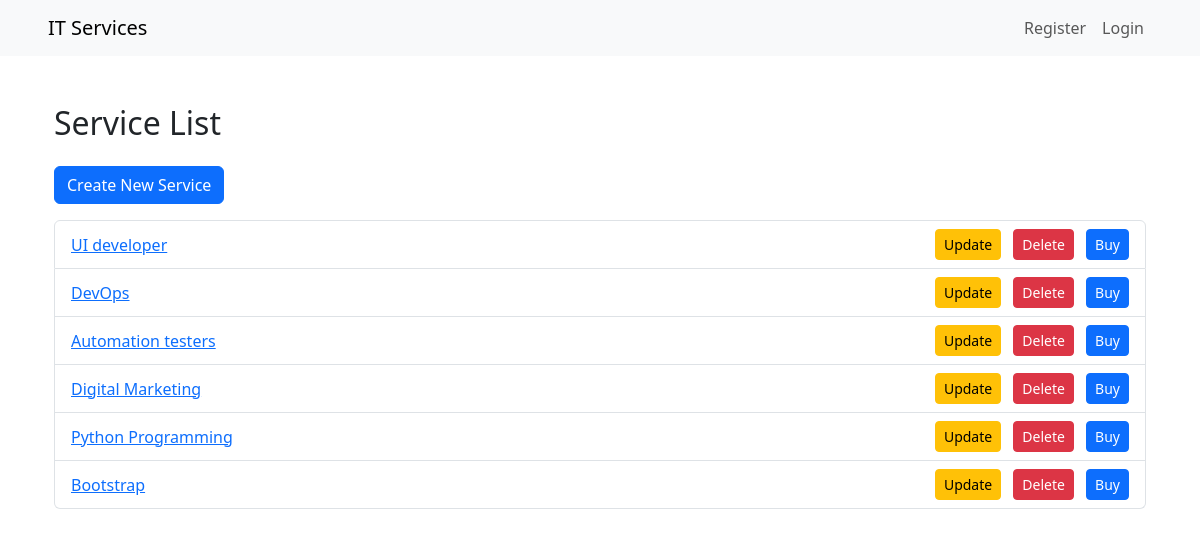
Page /services/ on the committed database.
### users/models.py (models this page shows, shortened)
class Service(models.Model):
    service_name = models.CharField(max_length=255)
    payment_terms = models.TextField()  # Removed default
    service_price = models.DecimalField(max_digits=10, decimal_places=2, default=0)
    service_package = models.CharField(max_length=255)  # Removed default
    service_tax = models.DecimalField(max_digits=5, decimal_places=2, default=0)
    service_image = models.ImageField(upload_to='service_images/', null=True, blank=True)
    active = models.BooleanField(default=True)

### users/views.py (the view)
# urls.py: path('services/', views.service_list, name='service_list'),
def service_list(request):
    services = Service.objects.all()
    return render(request, 'service_list.html', {'services': services})

### users/templates/service_list.html (shortened to what this page needs)
{% extends 'base.html' %}
{% block content %}
<div class="container mt-5">
    <h2 class="mb-4">Service List</h2>
    <a href="{% url 'create_service' %}" class="btn btn-primary mb-3">Create New Service</a>
    <ul class="list-group">
        {% for service in services %}
            <li class="list-group-item d-flex justify-content-between align-items-center">
                <a href="{% url 'service_detail' service.pk %}">{{ service.service_name }}</a>
                <div>
                    <a href="{% url 'update_service' service.pk %}" class="btn btn-warning btn-sm me-2">Update</a>
                    <a href="{% url 'delete_service' service.pk %}" class="btn btn-danger btn-sm me-2">Delete</a>
                    <a href="{% url 'subscribe' pk=service.pk %}" class="btn btn-primary btn-sm">Buy</a>
                </div>
            </li>
        {% empty %}
            <li class="list-group-item">No services available.</li>
        {% endfor %}
    </ul>
</div>
{% endblock %}

### rows in the picture
Service: service_name "UI developer"
Service: service_name "DevOps"
Service: service_name "Automation testers"
Service: service_name "Digital Marketing"
Service: service_name "Python Programming"
Service: service_name "Bootstrap"
